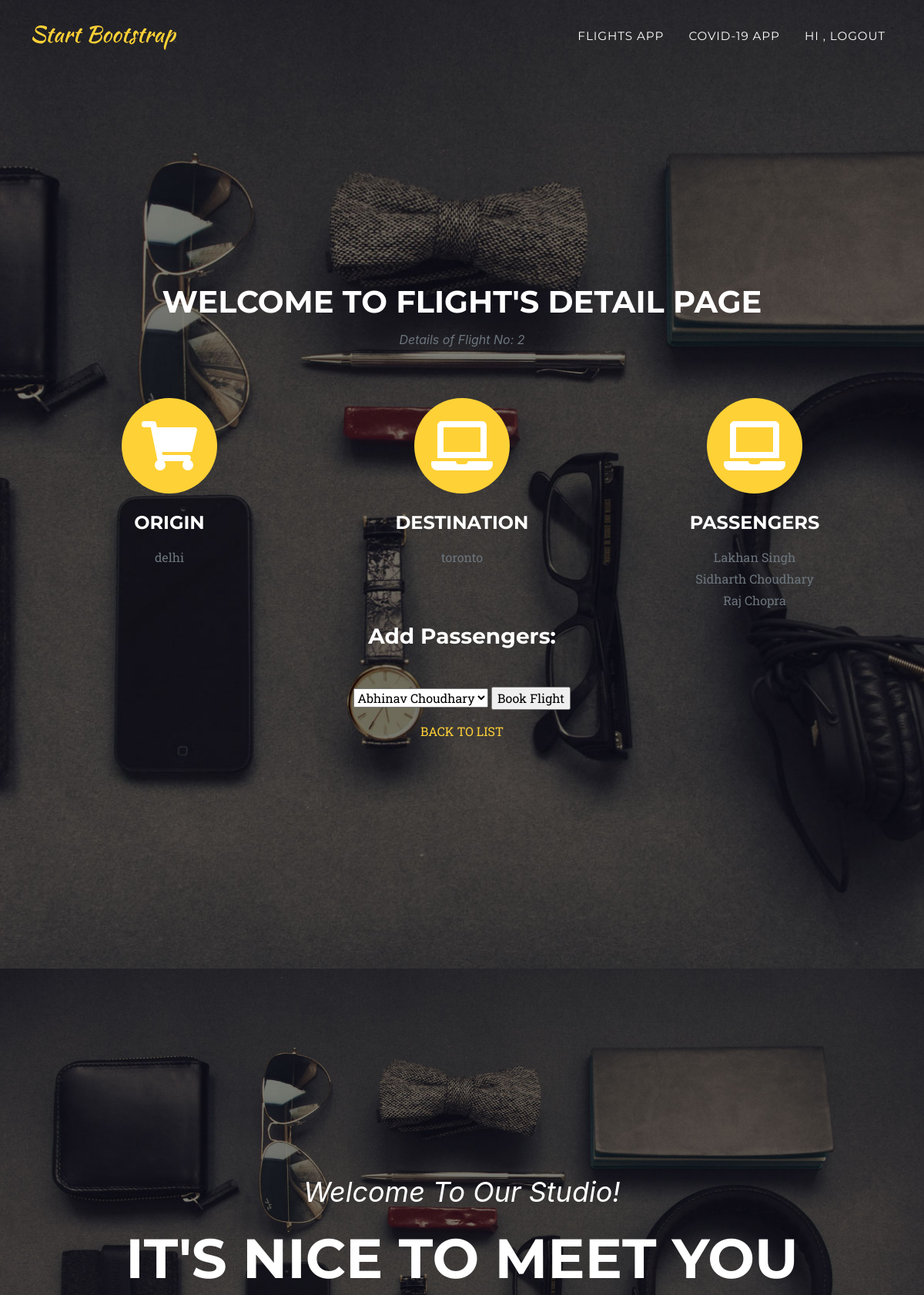
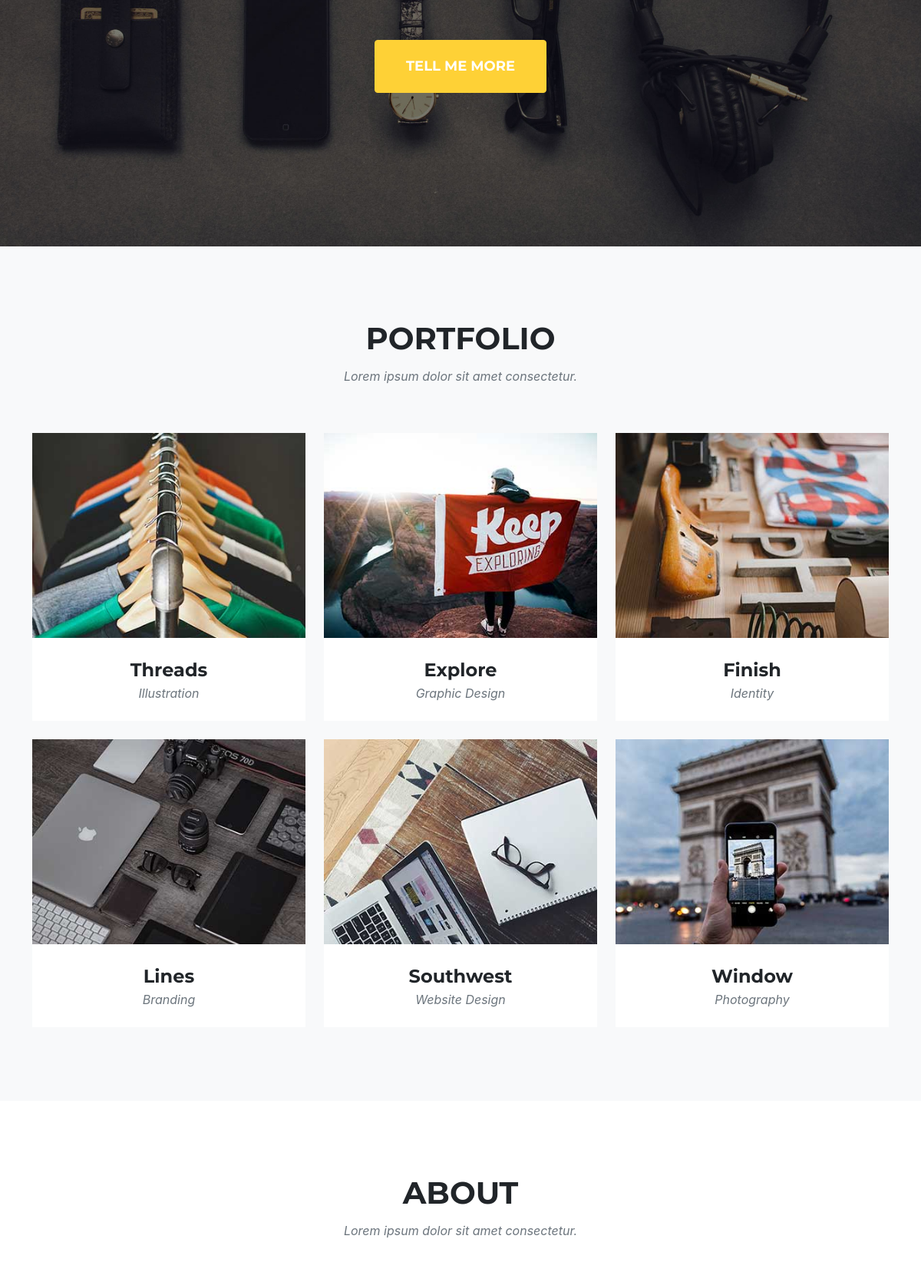
/2 (upper part), run on the app's committed database (2 pictures, top to bottom).
### flights/models.py (models this page shows, shortened)
class Flight(models.Model):
    origin = models.ForeignKey(Airport, on_delete=models.CASCADE, related_name="departures")
    dest = models.ForeignKey(Airport, on_delete=models.CASCADE, related_name="arrivals")
    duration = models.IntegerField()

class Airport(models.Model):
    code = models.CharField(max_length=3)
    city = models.CharField(max_length=64)

class Passenger(models.Model):
    f_Name = models.CharField(max_length=64)
    l_Name = models.CharField(max_length=64)
    flights = models.ManyToManyField(Flight, blank=True, related_name="passengers")
    def __str__(self):
        return f"{self.f_Name} {self.l_Name}"

### flights/views.py (the view)
# urls.py: path('<int:flight_id>', views.flight,name="flight"),
def flight(request, flight_id):
    try:
        f = Flight.objects.get(pk = flight_id)
    except Flight.DoesNotExist:
        raise Http404("Flight does NOT exist!!!")
    context = {
        "flights": f,
        "passengers": f.passengers.all(),
        "non_passengers": Passenger.objects.exclude(flights=f).all()
        }
    return render(request, "flights/flight.html", context)

### flights/templates/flights/flight.html (shortened to what this page needs)
{% extends "flights/master.html" %}
{% load static %}
{% block nav %}
<li class="nav-item"><a class="nav-link js-scroll-trigger" href="{% url 'logout' %}">Hi {{user.first_name }}, Logout</a></li>
{% endblock %}
{% block replaceBody %}
<header class="masthead">
<section class="page-section" id="services">
    <div class="container">
        <div class="text-center">
            <h2 class="section-heading text-uppercase">Welcome to Flight's Detail Page</h2>
            <h3 class="section-subheading text-muted">Details of Flight No: {{ flights.id }}</h3>
        </div>
        <div class="row text-center">
            <div class="col-md-4">
                <span class="fa-stack fa-4x"><i class="fas fa-circle fa-stack-2x text-primary"></i><i class="fas fa-shopping-cart fa-stack-1x fa-inverse"></i></span>
                <h4 class="my-3">ORIGIN </h4>
                <p class="text-muted">{{flights.origin.city}}</p>
            </div>
            <div class="col-md-4">
                <span class="fa-stack fa-4x"><i class="fas fa-circle fa-stack-2x text-primary"></i><i class="fas fa-laptop fa-stack-1x fa-inverse"></i></span>
                <h4 class="my-3">DESTINATION</h4>
                <p class="text-muted">{{flights.dest.city}}</p>
            </div>
            <div class="col-md-4">
                <span class="fa-stack fa-4x"><i class="fas fa-circle fa-stack-2x text-primary"></i><i class="fas fa-laptop fa-stack-1x fa-inverse"></i></span>
                <h4 class="my-3">PASSENGERS</h4>
                <p class="text-muted">{% for p in passengers %}
                    {{ p }}<br>
                    {% empty %} No Passengers
                    {% endfor %}
                </p>
            </div>
        </div>
            <div class="row text-center">
                <div class="col-md-12">
                     {% if non_passengers %}
                    <h3>Add Passengers:</h3><br>
                    <p class="text-muted">
                        <form action="{% url 'book' flights.id %}" method="post">
                            <select name="passenger">
                                {% for p in non_passengers %}
                                <option value="{{ p.id }}"> {{ p }}</option>
                                {%endfor%}
                            </select>
                            <input type="submit" value="Book Flight"/>
                        </form>
                    </p>
                    {% else %}
                    <p class="text-muted" >
                        <h2>No Passengers to Add.</h2>
                    </p>
                    {%endif%}
                </div>
            </div>
            <div class="row text-center">
                <div class="col-md-12">
                    <a href="{% url 'index' %}">
                        BACK TO LIST
                    </a>
                </div>
            </div>
    </div>
</section>
</header>
{% endblock %}

### flights/templates/flights/master.html (shortened to what this page needs)
{% load static %}
<!DOCTYPE html>
<html lang="en">
        <link href="{% static 'css/styles.css' %}" rel="stylesheet" />
    </head>
    <body id="page-top">
        <nav class="navbar navbar-expand-lg navbar-dark fixed-top" id="mainNav">
            <div class="container">
                <a class="navbar-brand js-scroll-trigger" href="#page-top"><img src="{% static 'assets/img/navbar-logo.svg' %}" /></a>
                <div class="collapse navbar-collapse" id="navbarResponsive">
                    <ul class="navbar-nav text-uppercase ml-auto">
                        <li class="nav-item"><a class="nav-link js-scroll-trigger" href="{% url 'index' %}">Flights App</a></li>
                        <li class="nav-item"><a class="nav-link js-scroll-trigger" href="{% url 'covid' %}">COVID-19 App</a></li>
                        {% block nav %}
                        {% endblock %}
                    </ul>
                </div>
            </div>
        </nav>
        {% block replaceBody %}{% endblock %}
        <header class="masthead">
            <div class="container">
                <div class="masthead-subheading">Welcome To Our Studio!</div>
                <div class="masthead-heading text-uppercase">It's Nice To Meet You</div>
                <a class="btn btn-primary btn-xl text-uppercase js-scroll-trigger" href="#services">Tell Me More</a>
            </div>
        </header>
        <section class="page-section bg-light" id="portfolio">
            <div class="container">
                <div class="text-center">
                    <h2 class="section-heading text-uppercase">Portfolio</h2>
                    <h3 class="section-subheading text-muted">Lorem ipsum dolor sit amet consectetur.</h3>
                </div>
                <div class="row">
                    <div class="col-lg-4 col-sm-6 mb-4">
                        <div class="portfolio-item">
                            <a class="portfolio-link" data-toggle="modal" href="#portfolioModal1"
                                >
                                <img class="img-fluid" src="{% static 'assets/img/portfolio/01-thumbnail.jpg' %}" alt=""
                            /></a>
                            <div class="portfolio-caption">
                                <div class="portfolio-caption-heading">Threads</div>
                                <div class="portfolio-caption-subheading text-muted">Illustration</div>
                            </div>
                        </div>
                    </div>
                    <div class="col-lg-4 col-sm-6 mb-4">
                        <div class="portfolio-item">
                            <a class="portfolio-link" data-toggle="modal" href="#portfolioModal2"
                                >
                                <img class="img-fluid" src="{% static 'assets/img/portfolio/02-thumbnail.jpg' %}" alt=""
                            /></a>
                            <div class="portfolio-caption">
                                <div class="portfolio-caption-heading">Explore</div>
                                <div class="portfolio-caption-subheading text-muted">Graphic Design</div>
                            </div>
                        </div>
                    </div>
                    <div class="col-lg-4 col-sm-6 mb-4">
                        <div class="portfolio-item">
                            <a class="portfolio-link" data-toggle="modal" href="#portfolioModal3"
                                >
                                <img class="img-fluid" src="{% static 'assets/img/portfolio/03-thumbnail.jpg' %}" alt=""
                            /></a>
                            <div class="portfolio-caption">
                                <div class="portfolio-caption-heading">Finish</div>
                                <div class="portfolio-caption-subheading text-muted">Identity</div>
                            </div>
                        </div>
                    </div>
                    <div class="col-lg-4 col-sm-6 mb-4 mb-lg-0">
                        <div class="portfolio-item">
                            <a class="portfolio-link" data-toggle="modal" href="#portfolioModal4"
                                >
                                <img class="img-fluid" src="{% static 'assets/img/portfolio/04-thumbnail.jpg' %}" alt=""
                            /></a>
                            <div class="portfolio-caption">
                                <div class="portfolio-caption-heading">Lines</div>
                                <div class="portfolio-caption-subheading text-muted">Branding</div>
                            </div>
                        </div>
                    </div>
                    <div class="col-lg-4 col-sm-6 mb-4 mb-sm-0">
                        <div class="portfolio-item">
                            <a class="portfolio-link" data-toggle="modal" href="#portfolioModal5"
                                >
                                <img class="img-fluid" src="{% static 'assets/img/portfolio/05-thumbnail.jpg' %}" alt=""
                            /></a>
                            <div class="portfolio-caption">
                                <div class="portfolio-caption-heading">Southwest</div>
                                <div class="portfolio-caption-subheading text-muted">Website Design</div>
                            </div>
                        </div>
                    </div>
                    <div class="col-lg-4 col-sm-6">
                        <div class="portfolio-item">
                            <a class="portfolio-link" data-toggle="modal" href="#portfolioModal6"
                                >
                                <img class="img-fluid" src="{% static 'assets/img/portfolio/06-thumbnail.jpg' %}" alt=""
                            /></a>
                            <div class="portfolio-caption">
                                <div class="portfolio-caption-heading">Window</div>
                                <div class="portfolio-caption-subheading text-muted">Photography</div>
                            </div>
                        </div>
                    </div>
                </div>
            </div>
        </section>
        <section class="page-section" id="about">
            <div class="container">
                <div class="text-center">
                    <h2 class="section-heading text-uppercase">About</h2>
                    <h3 class="section-subheading text-muted">Lorem ipsum dolor sit amet consectetur.</h3>
                </div>
            </div>
        </section>
    </body>
</html>

### data on the page
Flight: id "2", origin.city "delhi", dest.city "toronto"
Passenger: f_Name+l_Name "Lakhan Singh"
Passenger: f_Name+l_Name "Sidharth Choudhary"
Passenger: f_Name+l_Name "Raj Chopra"

### other printed values
form field passenger "Abhinav Choudhary"
